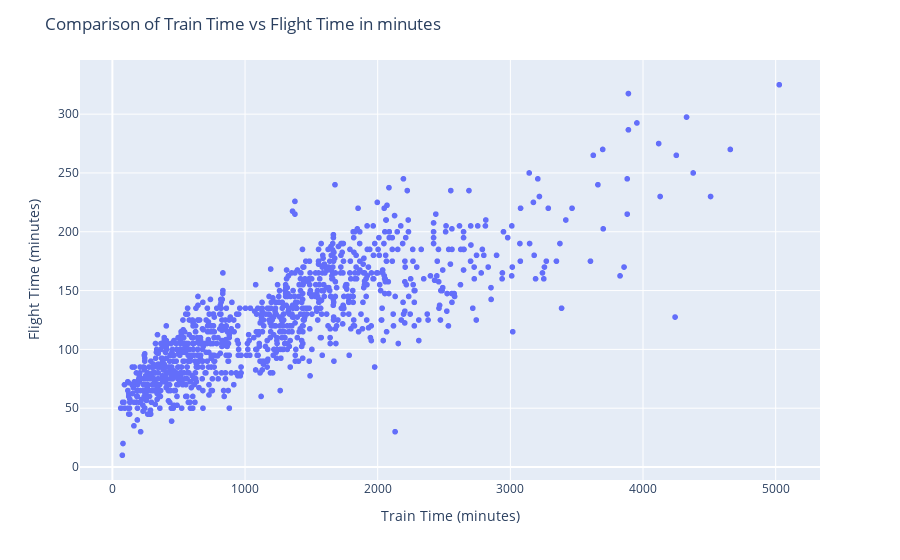

Source (notebook cell):
### Markdown cell above
### Plotting in Minutes

### Code cell
scatter_fig = px.scatter(merged_data, x='train_time', y='flight_time', hover_data=['departure city', 'arrival city'])
scatter_fig.update_layout(title='Comparison of Train Time vs Flight Time in minutes', xaxis_title='Train Time (minutes)', yaxis_title='Flight Time (minutes)')
scatter_fig.show()

### Figure 1 — Plotly figure (JSON) as saved in the notebook; plotly's stock layout.template omitted (floating-point values rounded to 4 significant figures; data arrays with more than 128 entries replaced by an {"elided": "..."} marker saying what was removed)
{"data": [{"customdata": {"elided": "1083x2 str values"}, "hovertemplate": "train_time=%{x}<br>flight_time=%{y}<br>departure city=%{customdata[0]}<br>arrival city=%{customdata[1]}<extra></extra>", "legendgroup": "", "marker": {"color": "#636efa", "symbol": "circle"}, "mode": "markers", "name": "", "showlegend": false, "type": "scattergl", "x": {"elided": "1083 float values"}, "xaxis": "x", "y": {"elided": "1083 float values"}, "yaxis": "y"}], "layout": {"legend": {"tracegroupgap": 0}, "margin": {"t": 60}, "title": {"text": "Comparison of Train Time vs Flight Time in minutes"}, "xaxis": {"anchor": "y", "domain": [0, 1], "title": {"text": "Train Time (minutes)"}}, "yaxis": {"anchor": "x", "domain": [0, 1], "title": {"text": "Flight Time (minutes)"}}}}
